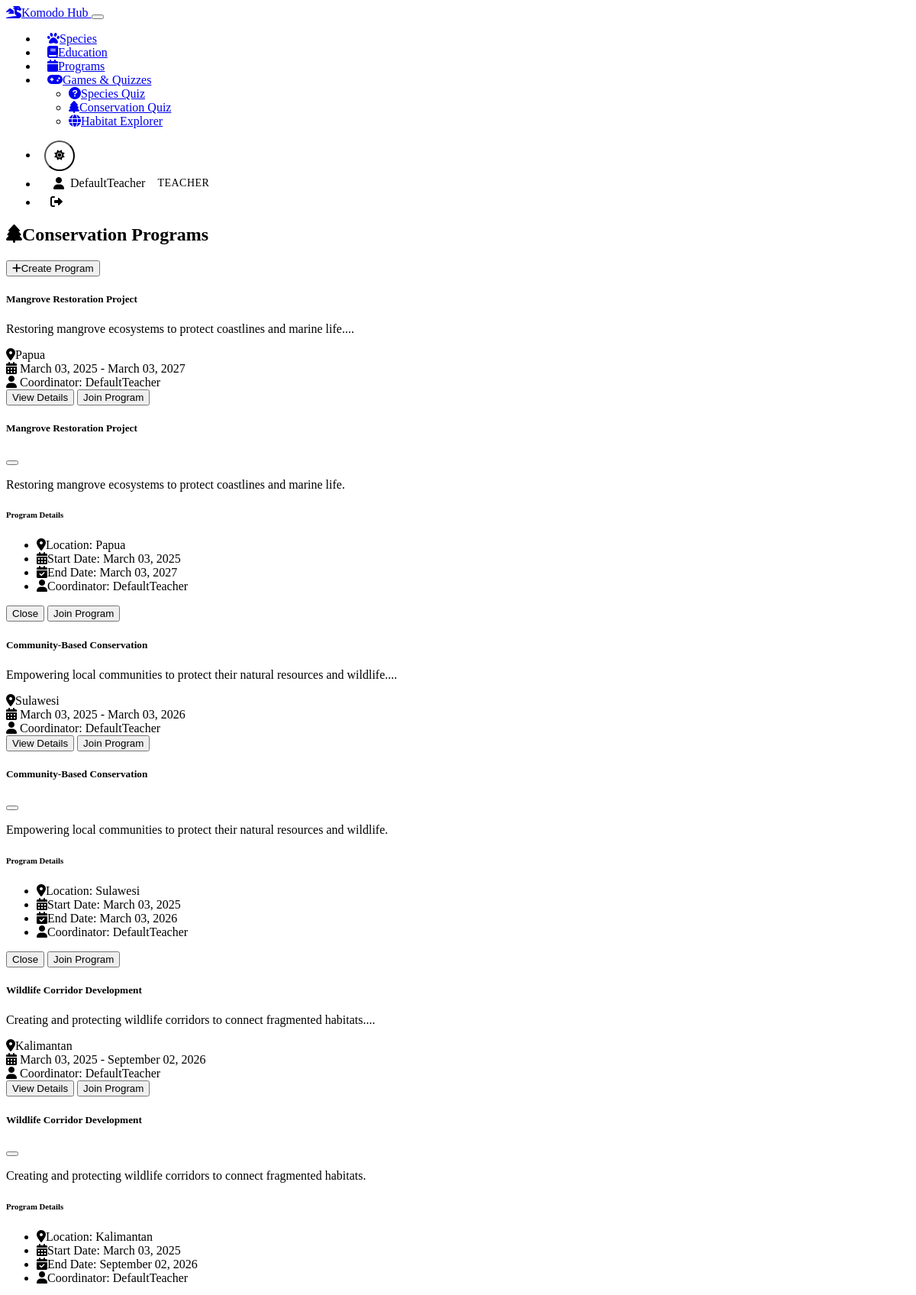
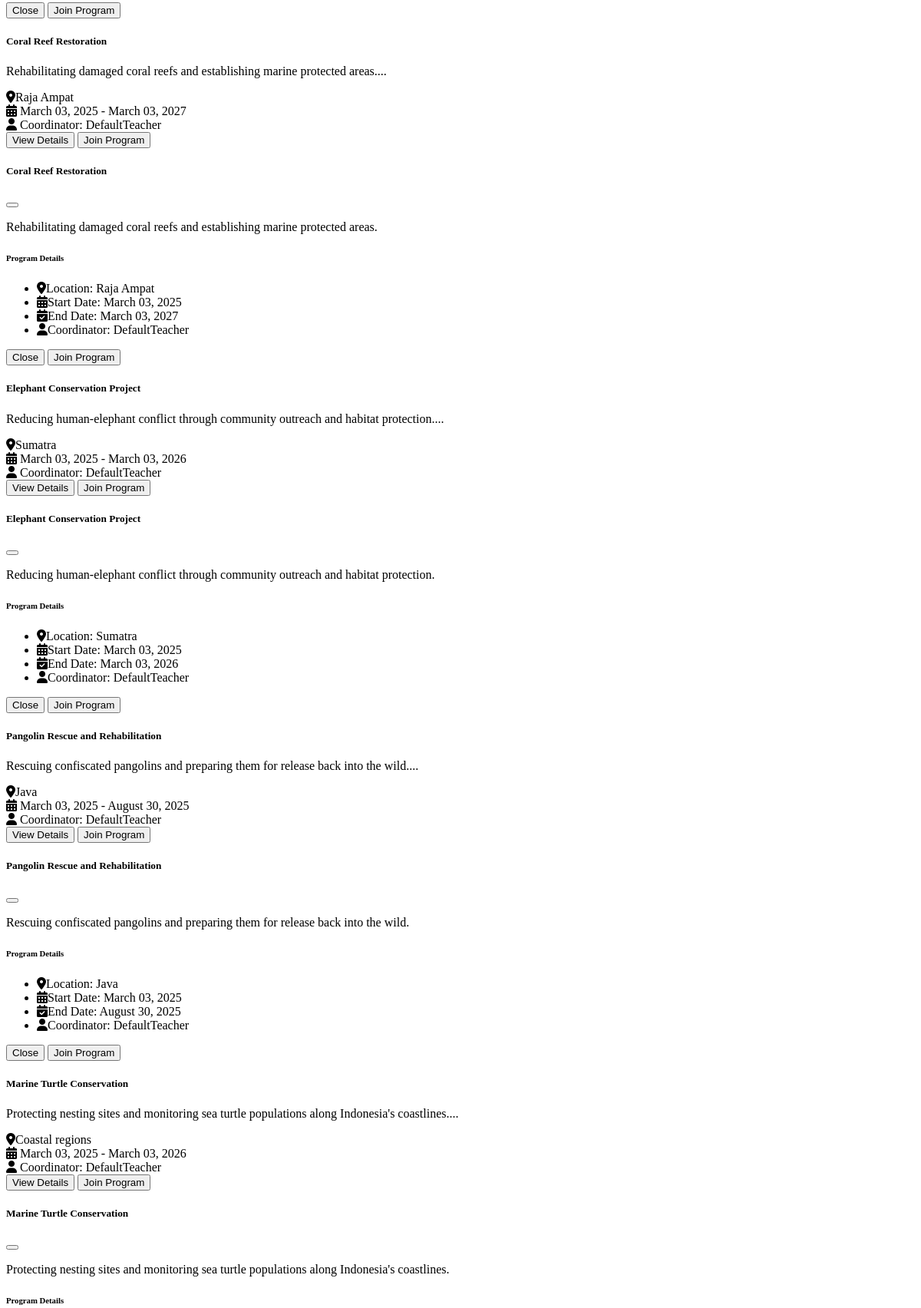
The app's page /programs (signed in, upper part) with its own data (2 pictures, top to bottom).
### models.py (models this page shows, shortened)
class User(UserMixin, db.Model):
    id = db.Column(db.Integer, primary_key=True)
    username = db.Column(db.String(64), unique=True, nullable=False)
    email = db.Column(db.String(120), unique=True, nullable=False)
    password_hash = db.Column(db.String(256))
    role = db.Column(db.String(20), nullable=False)  # teacher, student, community
    created_at = db.Column(db.DateTime, default=datetime.utcnow)
    resources = db.relationship('EducationalResource', backref='author', lazy=True)
    programs = db.relationship('ConservationProgram', backref='coordinator', lazy=True)
    progress = db.relationship('UserProgress', backref='user', lazy=True)

class ConservationProgram(db.Model):
    id = db.Column(db.Integer, primary_key=True)
    title = db.Column(db.String(200), nullable=False)
    description = db.Column(db.Text, nullable=False)
    location = db.Column(db.String(100))
    start_date = db.Column(db.DateTime)
    end_date = db.Column(db.DateTime)
    coordinator_id = db.Column(db.Integer, db.ForeignKey('user.id'), nullable=False)

### blueprints/programs.py (the view)
@programs.route('/programs')
def list():
    programs = ConservationProgram.query.order_by(ConservationProgram.start_date.desc()).all()
    form = ProgramForm()  # Create form instance for the modal
    return render_template('programs/index.html', programs=programs, form=form)

### models.py (called while the page is built)
@login_manager.user_loader
def load_user(id):
    return User.query.get(int(id))

### templates/programs/index.html (shortened to what this page needs)
{% extends "base.html" %}
{% block content %}
<div class="row mb-4">
    <div class="col-12 d-flex justify-content-between align-items-center">
        <h2><i class="fas fa-tree me-2"></i>Conservation Programs</h2>
        {% if current_user.is_authenticated and current_user.role in ['teacher', 'community'] %}
        <button class="btn btn-success" data-bs-toggle="modal" data-bs-target="#addProgramModal">
            <i class="fas fa-plus me-2"></i>Create Program
        </button>
        {% endif %}
    </div>
</div>
<div class="row g-4">
    {% for program in programs %}
    <div class="col-md-6">
        <div class="card h-100">
            <div class="card-body">
                <h5 class="card-title">{{ program.title }}</h5>
                <p class="card-text">{{ program.description[:200] }}...</p>
                <div class="mt-3">
                    <div class="mb-2">
                        <i class="fas fa-map-marker-alt me-2"></i>{{ program.location }}
                    </div>
                    <div class="mb-2">
                        <i class="fas fa-calendar-alt me-2"></i>
                        {{ program.start_date.strftime('%B %d, %Y') }} -
                        {{ program.end_date.strftime('%B %d, %Y') }}
                    </div>
                    <div>
                        <i class="fas fa-user me-2"></i>
                        Coordinator: {{ program.coordinator.username }}
                    </div>
                </div>
            </div>
            <div class="card-footer">
                <button class="btn btn-primary btn-sm" data-bs-toggle="modal" data-bs-target="#programModal{{ program.id }}">
                    View Details
                </button>
                {% if current_user.is_authenticated %}
                <button class="btn btn-success btn-sm">
                    Join Program
                </button>
                {% endif %}
            </div>
        </div>
    </div>
    <div class="modal fade" id="programModal{{ program.id }}" tabindex="-1">
        <div class="modal-dialog modal-lg">
            <div class="modal-content">
                <div class="modal-header">
                    <h5 class="modal-title">{{ program.title }}</h5>
                    <button type="button" class="btn-close" data-bs-dismiss="modal"></button>
                </div>
                <div class="modal-body">
                    <p>{{ program.description }}</p>
                    <h6>Program Details</h6>
                    <ul class="list-unstyled">
                        <li><i class="fas fa-map-marker-alt me-2"></i>Location: {{ program.location }}</li>
                        <li><i class="fas fa-calendar-alt me-2"></i>Start Date: {{ program.start_date.strftime('%B %d, %Y') }}</li>
                        <li><i class="fas fa-calendar-check me-2"></i>End Date: {{ program.end_date.strftime('%B %d, %Y') }}</li>
                        <li><i class="fas fa-user me-2"></i>Coordinator: {{ program.coordinator.username }}</li>
                    </ul>
                </div>
                <div class="modal-footer">
                    <button type="button" class="btn btn-secondary" data-bs-dismiss="modal">Close</button>
                    {% if current_user.is_authenticated %}
                    <button type="button" class="btn btn-success">Join Program</button>
                    {% endif %}
                </div>
            </div>
        </div>
    </div>
    {% endfor %}
</div>
{% endblock %}

### templates/base.html (shortened to what this page needs)
<!DOCTYPE html>
<html lang="en" data-bs-theme="dark">
<head>
    <link href="https://cdn.replit.com/agent/bootstrap-agent-dark-theme.min.css" rel="stylesheet">
    <link href="https://cdnjs.cloudflare.com/ajax/libs/font-awesome/6.0.0/css/all.min.css" rel="stylesheet">
    <link href="{{ url_for('static', filename='css/custom.css') }}" rel="stylesheet">
</head>
<body>
    <nav class="navbar navbar-expand-lg navbar-dark bg-dark">
        <div class="container-fluid px-3">
            <a class="navbar-brand" href="{{ url_for('main.dashboard') }}">
                <i class="fas fa-dragon me-2"></i>Komodo Hub
            </a>
            <button class="navbar-toggler" type="button" data-bs-toggle="collapse" data-bs-target="#navbarNav">
            </button>
            <div class="collapse navbar-collapse" id="navbarNav">
                {% if current_user.is_authenticated %}
                <ul class="navbar-nav me-auto">
                    <li class="nav-item">
                        <a class="nav-link" href="{{ url_for('species.list') }}">
                            <i class="fas fa-paw me-1"></i>Species
                        </a>
                    </li>
                    <li class="nav-item">
                        <a class="nav-link" href="{{ url_for('education.resources') }}">
                            <i class="fas fa-book me-1"></i>Education
                        </a>
                    </li>
                    <li class="nav-item">
                        <a class="nav-link" href="{{ url_for('programs.list') }}">
                            <i class="fas fa-calendar me-1"></i>Programs
                        </a>
                    </li>
                    {% if current_user.role != 'community' %}
                    <li class="nav-item dropdown">
                        <a class="nav-link dropdown-toggle" href="#" id="gamesDropdown" role="button" data-bs-toggle="dropdown">
                            <i class="fas fa-gamepad me-1"></i>Games & Quizzes
                        </a>
                        <ul class="dropdown-menu">
                            <li>
                                <a class="dropdown-item" href="{{ url_for('games.species_quiz') }}">
                                    <i class="fas fa-question-circle me-2"></i>Species Quiz
                                </a>
                            </li>
                            <li>
                                <a class="dropdown-item" href="{{ url_for('games.conservation_quiz') }}">
                                    <i class="fas fa-tree me-2"></i>Conservation Quiz
                                </a>
                            </li>
                            <li>
                                <a class="dropdown-item" href="{{ url_for('games.habitat_explorer') }}">
                                    <i class="fas fa-globe me-2"></i>Habitat Explorer
                                </a>
                            </li>
                        </ul>
                    </li>
                    {% endif %}
                </ul>
                {% endif %}
                <ul class="navbar-nav ms-auto align-items-center">
                    <li class="nav-item">
                        <button class="btn btn-link nav-link" id="themeToggle">
                            <i class="fas fa-moon"></i>
                        </button>
                    </li>
                    {% if current_user.is_authenticated %}
                        <li class="nav-item">
                            <div class="user-info">
                                <i class="fas fa-user"></i>
                                {{ current_user.username }}
                                <span class="role-indicator role-{{ current_user.role }}">
                                    {{ current_user.role.title() }}
                                </span>
                            </div>
                        </li>
                        <li class="nav-item">
                            <a class="nav-link sign-out" href="{{ url_for('auth.logout') }}" title="Sign Out">
                                <i class="fas fa-sign-out-alt"></i>
                            </a>
                        </li>
                    {% endif %}
                </ul>
            </div>
        </div>
    </nav>
    <main class="container py-4">
        {% block content %}{% endblock %}
    </main>
</body>
</html>

### static/css/custom.css (style rules this page uses)
:root[data-bs-theme=light] { --custom-bg: var(--bs-light); --custom-text: var(--bs-dark); }
body { transition: background-color 0.3s ease, color 0.3s ease; }
.navbar-nav .nav-item { margin: 0 2px; }
.navbar .nav-link { padding: 0.5rem 0.75rem; border-radius: 0.375rem; transition: all 0.2s ease-in-out; }
.user-info { display: flex; align-items: center; padding: 0.25rem 0.75rem; background: rgba(255, 255, 255, 0.05); border-radius: 0.5rem; margin: 0 0.5rem; }
.user-info .fas { margin-right: 0.5rem; }
.role-indicator { font-size: 0.75rem; padding: 0.25rem 0.5rem; border-radius: 1rem; margin-left: 0.5rem; font-weight: 500; text-transform: uppercase; letter-spacing: 0.5px; }
.role-teacher { background-color: var(--bs-primary); box-shadow: 0 2px 4px rgba(var(--bs-primary-rgb), 0.3); }
#themeToggle { width: 40px; height: 40px; padding: 0; display: flex; align-items: center; justify-content: center; border-radius: 50%; background: rgba(255, 255, 255, 0.05); transition: all 0.3s ease; margin: 0 0.5rem; }
.nav-link.sign-out { color: var(--bs-danger) !important; background: rgba(var(--bs-danger-rgb), 0.1); border-radius: 0.375rem; padding: 0.5rem 1rem; transition: all 0.2s ease; }
.role-indicator { padding: 0.25rem 0.5rem; border-radius: 0.25rem; font-size: 0.875rem; }
.role-teacher { background-color: var(--bs-primary); }
#themeToggle { transition: transform 0.3s ease; }
.card { transition: transform 0.2s, box-shadow 0.2s; }

### records on screen
User: username "DefaultTeacher", role "TEACHER"
ConservationProgram: title "Mangrove Restoration Project", description "Restoring mangrove ecosystems to protect coastlines and marine life.", location "Papua", start_date "March 03, 2025", end_date "March 03, 2027", coordinator.username "DefaultTeacher", shows "Join Program"
ConservationProgram: title "Community-Based Conservation", description "Empowering local communities to protect their natural resources and wildlife.", location "Sulawesi", start_date "March 03, 2025", end_date "March 03, 2026", coordinator.username "DefaultTeacher", shows "Join Program"
ConservationProgram: title "Wildlife Corridor Development", description "Creating and protecting wildlife corridors to connect fragmented habitats.", location "Kalimantan", start_date "March 03, 2025", end_date "September 02, 2026", coordinator.username "DefaultTeacher", shows "Join Program"
ConservationProgram: title "Coral Reef Restoration", description "Rehabilitating damaged coral reefs and establishing marine protected areas.", location "Raja Ampat", start_date "March 03, 2025", end_date "March 03, 2027", coordinator.username "DefaultTeacher", shows "Join Program"
ConservationProgram: title "Elephant Conservation Project", description "Reducing human-elephant conflict through community outreach and habitat protection.", location "Sumatra", start_date "March 03, 2025", end_date "March 03, 2026", coordinator.username "DefaultTeacher", shows "Join Program"
ConservationProgram: title "Pangolin Rescue and Rehabilitation", description "Rescuing confiscated pangolins and preparing them for release back into the wild.", location "Java", start_date "March 03, 2025", end_date "August 30, 2025", coordinator.username "DefaultTeacher", shows "Join Program"
ConservationProgram: title "Marine Turtle Conservation", description "Protecting nesting sites and monitoring sea turtle populations along Indonesia's coastlines.", location "Coastal regions", start_date "March 03, 2025", end_date "March 03, 2026", coordinator.username "DefaultTeacher"
